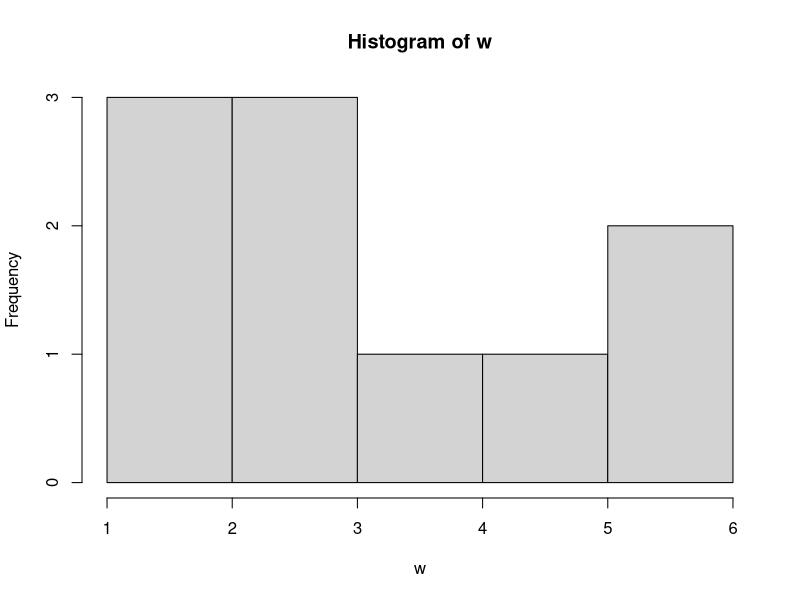

The R source for this figure:
## ---- chunk 1
knitr::opts_chunk$set(message=FALSE,warning=FALSE, cache=TRUE)
## ---- chunk 2
help(sum)
## ---- chunk 3
?sum
## ---- chunk 4
A<-"H"
is(A, "character")
## ---- chunk 5
A<-"hello"
dir(A)
## ---- chunk 6


## ---- chunk 7
A<-c(1,2,3)
B<-c(5,6,7)
data(A,B)
## ---- chunk 8
A<-1
B<-2
print(sum(A,B))

## ---- chunk 9
V<-c(1,2,3)
V
## ---- chunk 10
T<-(2:8)
T
## ---- chunk 11
Y<-c(2:10)
seq(Y)
## ---- chunk 12
U<-c(2,3,4,5)
rep(U[2])
## ---- chunk 13
fr<-c(1,2,3)
dr<-c(6,7,8)
data.frame(fr,dr)
## ---- chunk 14
M <- matrix(c(3:14), nrow = 4, byrow = TRUE)
print(M)

## ---- chunk 15
o <- c(7, 4, 4, 9)                  
p <- c(5, 2, 8, 9)                 
k <- c(1, 2, 3, 4)                  
data_1 <- data.frame(o, p, k)
vec_1 <- c(9, 8, 7) 
rbind(data_1, vec_1)

## ---- chunk 16
f <- as.data.frame(matrix(1:10,2,4,9),1:5)
print(f)

## ---- chunk 17
xt <- as.numeric(matrix(1:10,2,4,9),1:5)
print(xt)

## ---- chunk 18
d<-c(2,7,10,1,3)
which.max(d)
## ---- chunk 19
w<-c(2,10,11,15,1,20)
which.min(w)
## ---- chunk 20
q<-c(2,2,3,1,4,5,5,5,6)
table(q)
## ---- chunk 21
s<-c(3,5,7,9,10)
sample(s,3)
## ---- chunk 22
ABC<-c(1,4,17,3)

max(ABC)

## ---- chunk 23
Y<-c(4,17,36,1)

min(Y)
## ---- chunk 24
X<-c(3,6,9,10,13,15)

range(X)
## ---- chunk 25
J<-13
K<-15

sum(J,K)
## ---- chunk 26
I<-c(1,2,3,4,5)

mean(I)
## ---- chunk 27
U<-c(7,3,8,1,10,4)

median(U)
## ---- chunk 28
l<-c(4,2,6,11,13)

var(l)
## ---- chunk 29
sd(l)
## ---- chunk 30
D<-c(2,5,7,9,12)

cor(l,D)
## ---- chunk 31
T<-12.6

round(T)
## ---- chunk 32
Q<--13

abs(Q)
## ---- chunk 33

## ---- chunk 34
Vec<-"AngelinaVasquez"
strsplit(Vec,split="")
## ---- chunk 35
e<-"T"
tolower(e)
## ---- chunk 36
u<-"w"
toupper(u)
## ---- chunk 37
w<-c(1,2,4,3,3,3,5,6,6,1)
hist(w)
## ---- chunk 38
y<-c(2,2,5,7,8,9)
rnorm(y)
## ---- chunk 39
runif(2:17)
